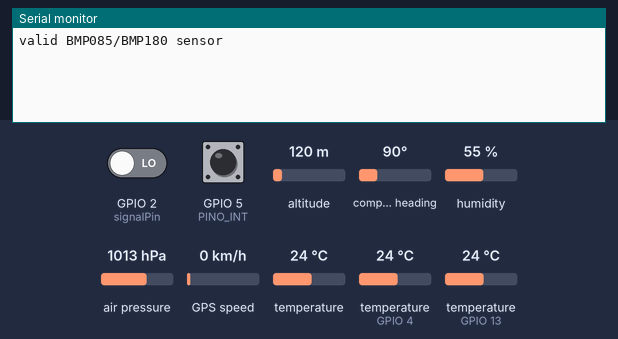
This sketch was run on a simulated ESP32. Parts: the last lines printed to the serial monitor. Inputs (shaded band) come from the test bench; at power-on: humidity 55 %, air pressure 1013 hPa, temperature (sensors on GPIO 4, GPIO 13) 24 °C, GPIO 5 (PINO_INT) HIGH, GPIO 2 (signalPin) LOW, altitude 120 m, compass heading 90°, GPS speed 0 km/h, temperature 24 °C. The GPS gets a fix after 3 s at 37.7749, -122.4194 with 8 satellites; nothing arrives over Bluetooth unless stated.

Above: at 1.2 s.
1.3 s: humidity set to 22 %
At 3.2 s:
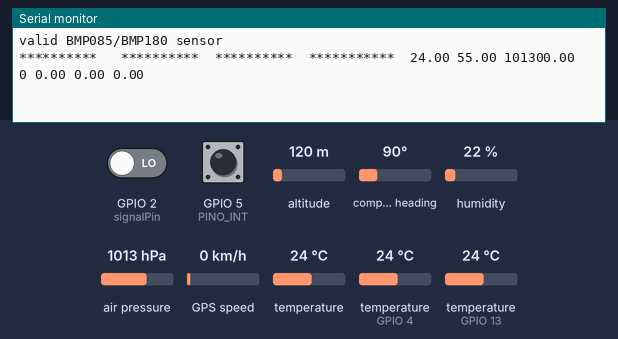
7.1 s: air pressure set to 952 hPa
At 10.1 s:
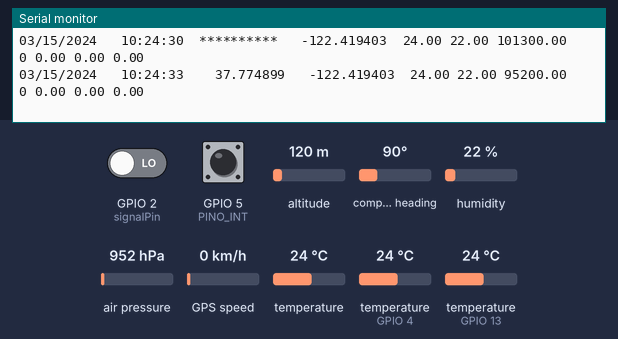
14.7 s: temperature (sensor on GPIO 4) set to 12 °C
At 15.7 s:
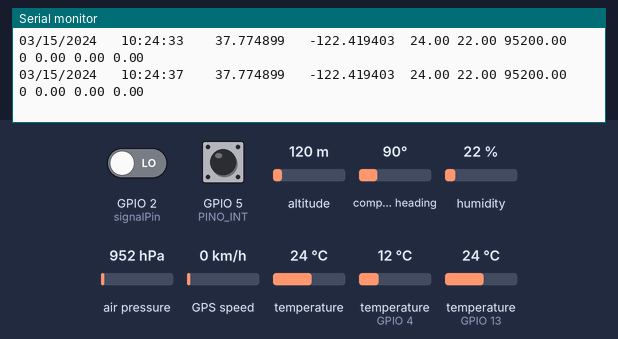
16.2 s: GPIO 5 (PINO_INT) pulled LOW for 0.15 s
At 17.6 s:
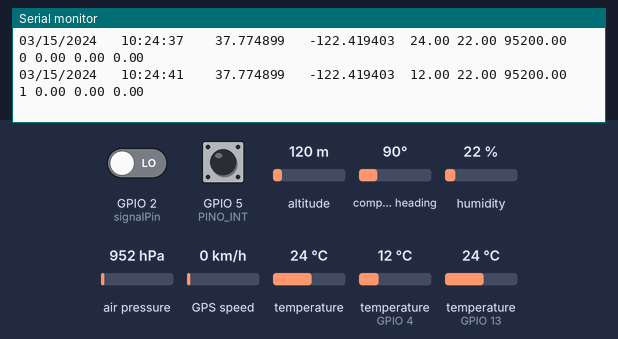
17.8 s: GPIO 5 (PINO_INT) pulled LOW for 1 s
20.3 s: humidity set to 40 %
At 21.6 s:
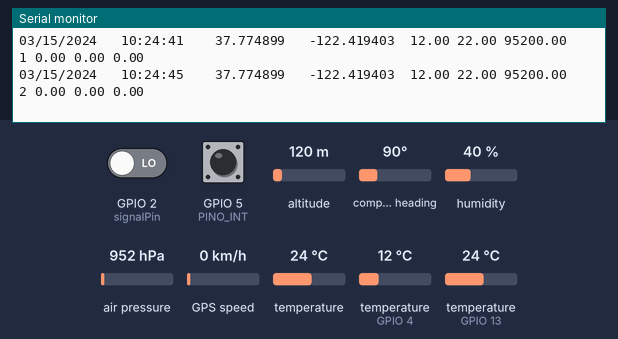
Timing chart, 0 to 22.8 s (numbered marks = the images above; inputs shaded):
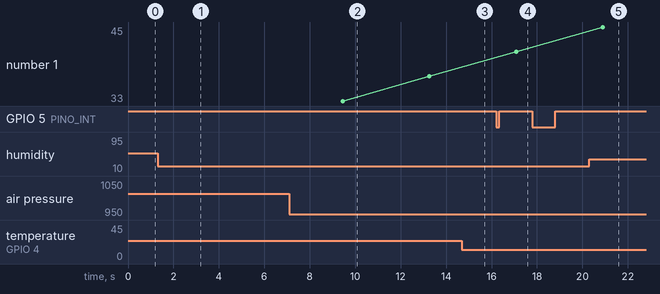

The sketch:

estacao_v2.ino
```cpp
#include "BluetoothSerial.h"
#include "DHT.h"
#include <OneWire.h>
#include <DallasTemperature.h>
#include <TinyGPSPlus.h>
#include <Adafruit_BMP085.h>

Adafruit_BMP085 bmp;
TinyGPSPlus gps;

#if !defined(CONFIG_BT_ENABLED) || !defined(CONFIG_BLUEDROID_ENABLED)
#error Bluetooth is not enabled! Please run `make menuconfig` to and enable it
#endif
BluetoothSerial SerialBT;
#define DHTPIN 13
#define DHTTYPE DHT11

const int PINO_INT = 5;
// Variável compartilhada com a interrupção
volatile bool flagInterrupcao = false;
// Opcional: para "debounce" por software
volatile unsigned long ultimoTempoInt = 0;
const unsigned long debounceMs = 500;

DHT dht(DHTPIN, DHTTYPE);

float h_bmp;
bool bmp_ok;
unsigned int pluv=0;
char lat[32], lng[32];
char Date[32], Time[32];
int dia_anterior = 99;

const int oneWireBus = 4; //DS18B20 conectado ao GPIO4
OneWire oneWire(oneWireBus);
DallasTemperature sensors(&oneWire);

const int signalPin = 2;  // anemometro
unsigned long lastTime = 0;
unsigned int frequency = 0;

#define RXD2 16
#define TXD2 17
#define GPS_BAUD 9600

HardwareSerial gpsSerial(2);

/**************************************************************************************************************************************************/

// Rotina de interrupção (ISR)
void IRAM_ATTR trataInterrupcao() {
  unsigned long agora = millis();

  // Simples "debounce": ignora interrupções muito próximas
  if (agora - ultimoTempoInt > debounceMs) {
    flagInterrupcao = true;      // Sinaliza para o loop principal
    ultimoTempoInt = agora;
    pluv++;
  }
}

/**************************************************************************************************************************************************/

float le_temperatura(){
  sensors.requestTemperatures();
  float temp = sensors.getTempCByIndex(0);
  return(temp);
}

/**************************************************************************************************************************************************/

unsigned long le_anemometro(){
  unsigned long currentTime = millis();
  unsigned long lastTime=currentTime;
  bool lastSensorState = LOW;
  unsigned long pulseCount=0;
  float vel;
  while(currentTime-lastTime <= 1000){
    currentTime = millis();
    bool sensorState = digitalRead(signalPin);
    if (sensorState == HIGH){
      if (lastSensorState == LOW){
        pulseCount++;
      }
    }
    lastSensorState = sensorState;
  }
  vel=pulseCount*0.08;
  return(vel);
}

/**************************************************************************************************************************************************/

float le_pressao(){
  if(bmp_ok==true) {
    float t_bmp = bmp.readTemperature();
    float press = bmp.readPressure();
    return(press);
  }
  return 0.0;
}

/**************************************************************************************************************************************************/

float le_umidade(){
  float t_dht11 = dht.readTemperature();
  float u_dht11 = dht.readHumidity();
  return(u_dht11);
}

//******************************************************************************************

void setup() {
  // put your setup code here, to run once:
  Serial.begin(38400);
  sensors.begin();
  dht.begin();
  pinMode(signalPin, INPUT); // Configura o pino como entrada
  bmp_ok=false;
  if (bmp.begin()) {
	  Serial.println("valid BMP085/BMP180 sensor");
	  bmp_ok=true;
  }
  gpsSerial.begin(GPS_BAUD, SERIAL_8N1, RXD2, TXD2);
  SerialBT.begin("ESP32test"); //Bluetooth device name
  //Serial.println("The device started, now you can pair it with bluetooth!");
  pinMode(PINO_INT, INPUT_PULLUP);
  // Ajuste conforme seu circuito: INPUT, INPUT_PULLUP, etc.

  // Interrupção no pino GPIO 4, borda de descida (FALLING)
  attachInterrupt(
    digitalPinToInterrupt(PINO_INT),
    trataInterrupcao,
    FALLING
  );

}

/**************************************************************************************************************************************************/


static void captureFloat(float val, bool valid, int len, int prec, char *v)
{
  if (!valid)
  {
    for(int i =0; i < (len-1); i++){
        v[i] = '*';
    }
    v[len-1] = '\0';

  }
  else
    snprintf(v, 32, "%*.*f", len, prec, val);

  smartDelay(0);
}

/**************************************************************************************************************************************************/

static void smartDelay(unsigned long ms)
{
  unsigned long start = millis();
  do
  {
    while (gpsSerial.available())
      gps.encode(gpsSerial.read());
  } while (millis() - start < ms);
}

/**************************************************************************************************************************************************/

static void captureDateTime(TinyGPSDate &d, TinyGPSTime &t)
{
  if (!d.isValid())
  {
    for(int i = 0; i < 10; i++){
      Date[i] = '*';
      Time[i] = '*';
    }
      Date[10] = ' ';
      Time[10] = ' ';
      Date[11] = '\0';
      Time[11] = '\0';

  }
  else
  {
    sprintf(Date, "%02d/%02d/%02d ", d.month(), d.day(), d.year());
    sprintf(Time, "%02d:%02d:%02d ", t.hour(), t.minute(), t.second());

  }
}
/**************************************************************************************************************************************************/


void le_gps(){
  captureDateTime(gps.date, gps.time);
  captureFloat(gps.location.lat(), gps.location.isValid(), 11, 6 , lat);
  captureFloat(gps.location.lng(), gps.location.isValid(), 12, 6, lng);
}


/**************************************************************************************************************************************************/

float le_pluv(){
  return(0);
}


/**************************************************************************************************************************************************/

float le_direcao(){
  return(0);
}

/**************************************************************************************************************************************************/

float le_radiacao(){
  return(0);
}

/**************************************************************************************************************************************************/

void loop() {

  le_gps();

  int dia_atual = gps.date.day();
    if (dia_anterior != dia_atual) {
        pluv = 0;                     // zera a chuva para o dia seguinte
        dia_anterior = dia_atual;
    }


  float temperatura=le_temperatura();
  float umidade=le_umidade();
  float pressao=le_pressao();
  float velocidade=le_anemometro();
  float direcao=le_direcao();
  float radiacao=le_radiacao();

  Serial.print(Date);
  Serial.print("  ");
  SerialBT.print(Date);
  SerialBT.print("  ");


  Serial.print(Time);
  Serial.print(" ");
  SerialBT.print(Time);
  SerialBT.print(" ");

  Serial.print(lat);
  Serial.print("  ");
  SerialBT.print(lat);
  SerialBT.print("  ");

  Serial.print(lng);
  Serial.print("  ");
  SerialBT.print(lng);
  SerialBT.print("  ");


  Serial.print(temperatura);
  Serial.print(" ");
  SerialBT.print(temperatura);
  SerialBT.print(" ");

  Serial.print(umidade);
  Serial.print(" ");
  SerialBT.print(umidade);
  SerialBT.print(" ");

  if (bmp_ok==true)
  {  Serial.print(pressao);
     Serial.print(" ");
     SerialBT.print(pressao);
     SerialBT.print(" ");
  }
  else
  {
     Serial.print("0000.00");
     Serial.print(" ");
     SerialBT.print("0000.00");
     SerialBT.print(" ");
  }

  Serial.print(pluv);
  Serial.print(" ");
  SerialBT.print(pluv);
  SerialBT.print(" ");

  Serial.print(radiacao);
  Serial.print(" ");
  SerialBT.print(radiacao);
  SerialBT.print(" ");


  Serial.print (velocidade);
  Serial.print(" ");
  SerialBT.print (velocidade);
  SerialBT.print(" ");

  Serial.println(direcao);
  SerialBT.println(direcao);
  delay(2000);

}
```

Measured:
- after the input at 7.1 s, the serial monitor: prints a new line after 2.4 s (image 2)
- after the input at 16.2 s, the serial monitor: prints a new line after 0.88 s (image 4)
